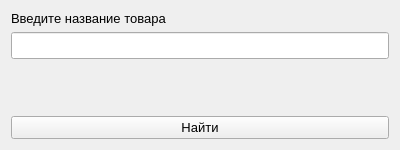
<?xml version="1.0" encoding="UTF-8"?>
<ui version="4.0">
 <class>search_pr</class>
 <widget class="QWidget" name="search_pr">
  <property name="geometry">
   <rect>
    <x>0</x>
    <y>0</y>
    <width>400</width>
    <height>150</height>
   </rect>
  </property>
  <property name="font">
   <font>
    <pointsize>10</pointsize>
   </font>
  </property>
  <property name="windowTitle">
   <string>Form</string>
  </property>
  <layout class="QGridLayout" name="gridLayout">
   <item row="0" column="0">
    <widget class="QLabel" name="label">
     <property name="text">
      <string>Введите название товара</string>
     </property>
    </widget>
   </item>
   <item row="3" column="0">
    <widget class="QPushButton" name="find_but">
     <property name="text">
      <string>Найти</string>
     </property>
    </widget>
   </item>
   <item row="1" column="0">
    <widget class="QLineEdit" name="search_line">
     <property name="font">
      <font>
       <pointsize>12</pointsize>
      </font>
     </property>
    </widget>
   </item>
   <item row="2" column="0">
    <spacer name="verticalSpacer">
     <property name="orientation">
      <enum>Qt::Vertical</enum>
     </property>
     <property name="sizeHint" stdset="0">
      <size>
       <width>20</width>
       <height>40</height>
      </size>
     </property>
    </spacer>
   </item>
  </layout>
 </widget>
 <resources/>
 <connections/>
</ui>
